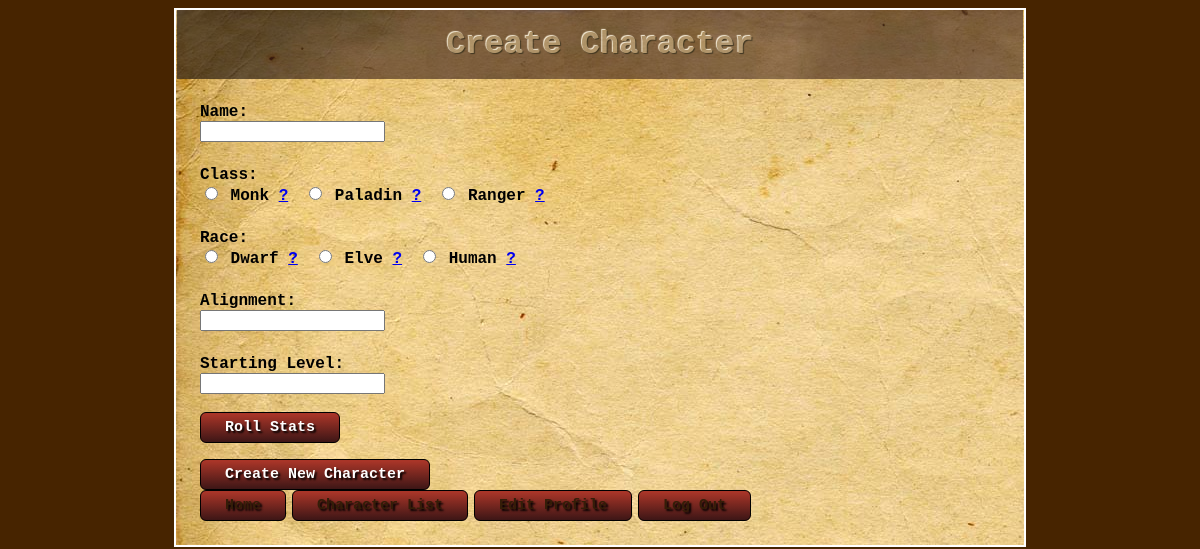
The page /Character/Create.php on the database as committed earlier.
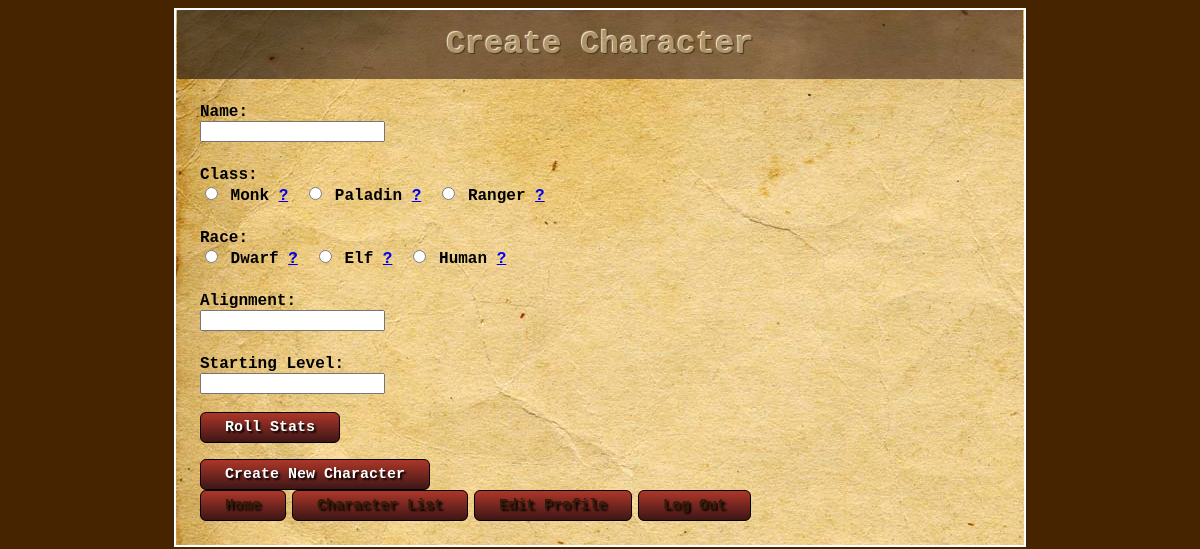
The same page on the database as committed later.
### tables this page shows
CREATE TABLE classes
(  class VARCHAR(35) NOT NULL,
   hp_dice_count INT(10) NOT NULL,
   skill_points INT(10) NOT NULL,
   url VARCHAR(250),
   PRIMARY KEY (class)
);

CREATE TABLE races
(  race VARCHAR(35) NOT NULL,
   url VARCHAR(250),
   PRIMARY KEY (race)
);

### Factories/DbConnectionFactory.php (called while the page is built, shortened)
<?php
class DbConnectionFactory
{
	public function CreateDbConnection()
	{
        $dbConnection = new PDO(DB_DSN, DB_USERNAME, DB_PASSWORD);
        $dbConnection->setAttribute(PDO::ATTR_EMULATE_PREPARES, false);
        $dbConnection->setAttribute(PDO::ATTR_ERRMODE, PDO::ERRMODE_EXCEPTION);
        return $dbConnection;
	}
}

### Database/ClassRepository.php (called while the page is built, shortened)
<?php
include_once("../Models/CharacterClass.php");
include_once("../Factories/DbConnectionFactory.php");
class ClassRepository
{
    private $_dbConnection;
    public function __construct()
    {
        $dbFactory = new DbConnectionFactory();
        $this->_dbConnection = $dbFactory->CreateDbConnection();
    }
    public function GetAllClasses()
    {
        $preparedStatement = $this->_dbConnection->prepare('SELECT * FROM classes');
        $preparedStatement->execute();
        return $preparedStatement->fetchAll(PDO::FETCH_CLASS, "CharacterClass");
    }
}

### Models/CharacterClass.php (called while the page is built, shortened)
<?php
class CharacterClass
{
	private $class;
	private $url;
	public function GetClass() { return $this->class; }
	public function GetUrl() { return $this->url; }
}

### Database/RaceRepository.php (called while the page is built)
<?php
include_once("../Factories/DbConnectionFactory.php");
class RaceRepository
{
    private $_dbConnection;
    public function __construct()
    {
        $dbFactory = new DbConnectionFactory();
        $this->_dbConnection = $dbFactory->CreateDbConnection();
    }
    public function GetAllRaces()
    {
        $preparedStatement = $this->_dbConnection->prepare('SELECT * FROM races');
        $preparedStatement->execute();
        return $preparedStatement->fetchAll();
    }
}

### Templates/ListItemTemplateGenerator.php (the view)
<?php
class ListItemTemplateGenerator
{
public function RadioTemplate($catagory, $value, $description, $url, $checked)
{
   return <<<EOF
	   <input name="$catagory" value="$value" type="radio" $checked/>
	   <span> $description <span>
	   <a href="$url" target="_blank">?</a>
EOF;
}
}

### Templates/ClassTemplateGenerator.php
<?php
include_once("../Models/CharacterClass.php");
include_once("../Templates/ListItemTemplateGenerator.php");
include_once("../Database/ClassRepository.php");
class ClassTemplateGenerator
{
	private $_classRepository;
	private $_listItemTemplateGenerator;
	public function __construct()
	{
		$this->_classRepository = new ClassRepository();
		$this->_listItemTemplateGenerator = new ListItemTemplateGenerator();
	}
	public function ListClasses()
	{
		$classes = $this->_classRepository->GetAllClasses();
		foreach ($classes as $classDetails)
		{
			$class = $classDetails->GetClass();
			$url = $classDetails->GetUrl();
			echo $this->_listItemTemplateGenerator->RadioTemplate('Classes', $class,
																  $class, $url, '');
		}
	}
}

### Templates/RaceTemplateGenerator.php
<?php
include_once("../Templates/ListItemTemplateGenerator.php");
include_once("../Database/RaceRepository.php");
class RaceTemplateGenerator
{
	private $_raceRepository;
	private $_listItemTemplateGenerator;
	public function __construct()
	{
		$this->_raceRepository = new RaceRepository();
		$this->_listItemTemplateGenerator = new ListItemTemplateGenerator();
	}
	public function ListRaces()
	{
		$races = $this->_raceRepository->GetAllRaces();
		foreach ($races as $raceDetails)
		{
			$race = $raceDetails['race'];
			$url = $raceDetails['url'];
			echo $this->_listItemTemplateGenerator->RadioTemplate('Races', $race,
														  		   $race, $url, '');
		}
	}
}

Rows that differ between the two databases and show on the page:
removed races: race "Elve"
added races: race "Elf"
